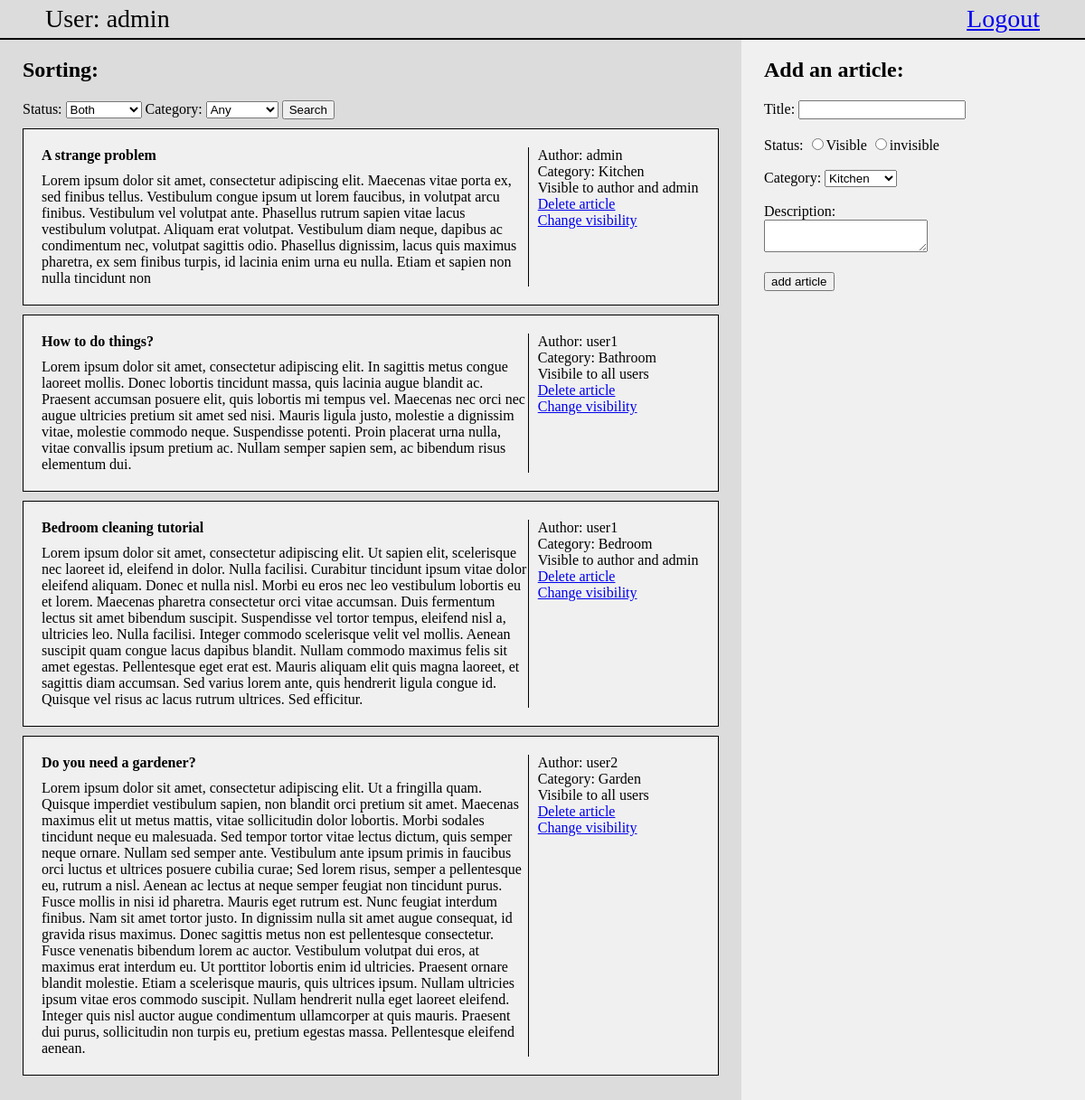
/index.php?login=1 (signed in), run on the app's committed database.
### tables this page shows
CREATE TABLE `articles` (
  `id` int(11) NOT NULL,
  `title` varchar(30) NOT NULL,
  `description` varchar(2500) NOT NULL,
  `status` enum('-1','1') DEFAULT NULL,
  `category_id` int(11) DEFAULT NULL,
  `author` varchar(16) DEFAULT NULL
);

CREATE TABLE `categories` (
  `id` int(11) NOT NULL,
  `name` varchar(30) NOT NULL
);

### classes/connect.php (called while the page is built)
<?php
    abstract class connect{
        private $host = 'localhost';
        private $user = 'root';
        private $pwd = '';
        private $db_name = 'articles';
        protected function connection(){
            try{
                $dsn ='mysql:host='.$this->host.';dbname='.$this->db_name;
                $pdo = new PDO($dsn, $this->user, $this->pwd);
                $pdo -> setAttribute(PDO::ATTR_DEFAULT_FETCH_MODE, PDO::FETCH_ASSOC);
                return $pdo;
            }
            catch(PDOException $e){
                echo "error ".$e->getMessage()."<br>";
                die();
            }
        }
    }
?>

### classes/articles.php (called while the page is built, shortened)
<?php
    require_once("connect.php");
    class articles extends connect{
        protected function getArticles($category, $status){
            $sql = "select `articles`.*, `categories`.`name` from `articles` inner join `categories` on `articles`.`category_id` = `categories`.`id`
            where `category_id` like ? and `status` like ? ";
            $stmt = $this->connection()->prepare($sql);
            if(!$stmt->execute([$category, $status])){
                header("location: ../index.php?error=stmtFail");
                exit();
            }
            $articles = $stmt->fetchAll();
            return $articles;
        }
    }
?>

### scripts/articles-show-script.php (called while the page is built)
<?php
    require_once('./classes/articles-view.php');
    function showArticles(){
        if(isset($_GET['status']) && isset($_GET['category'])){
            $status = $_GET['status'];
            $category = $_GET['category'];
            $showArticles = new articlesView($status, $category);
        }
        else{
            $showArticles = new articlesView('%','%');
        }
        $showArticles->showArticles();
    }
?>

### classes/categories.php (called while the page is built, shortened)
<?php
    require_once("connect.php");
    class categories extends connect{
        protected function queryAllCategories(){
            $sql = 'select * from `categories`';
            $stmt = $this->connection()->query($sql);
            $categories = $stmt->fetchAll();
            return $categories;
        }
    }
?>

### scripts/categories-show-script.php (called while the page is built)
<?php
    require_once('./classes/categories-view.php');
    function showCategories(){
        $categoriesShow = new categoriesView();
        $categoriesShow->displayCategories();
    }
?>

### classes/articles-view.php (the view, shortened to what this page needs)
<?php
    require_once('articles.php');
    class articlesView extends articles{
        private $status;
        private $category;
        function __construct($status, $category){
            $this->status = $status;
            $this->category = $category;
        }
        function showArticles(){
            $articles = $this->getArticles($this->category, $this->status);
            foreach($articles as $article){
                echo <<< articleHTML
                    <div class='article'>
                        <div class='article-content'>
                            <h4>$article[title]</h4>
                            $article[description]
                        </div>
                        <div class='article-utility'>
                            Author: $article[author]<br>
                            Category: $article[name]<br>
                articleHTML;
                if($article['status']==1){
                    echo "Visibile to all users<br>";
                }
                else{
                    echo "Visible to author and admin<br>";
                }
                if($article['author']===$_SESSION['login'] || $_SESSION['login']==='admin'){
                    echo "<a href='./scripts/article-delete-script.php?id=$article[id]'>Delete article</a><br>
                    <a href='./scripts/article-changeVisibility-script.php?id=$article[id]'>Change visibility</a>";
                }
                echo <<< articleHTML
                        </div>
                    </div>
                articleHTML;
            }
        }
    }
?>

### index.php (shortened to what this page needs)
<?php
    require_once("./scripts/categories-show-script.php");
    require_once('./scripts/articles-show-script.php');
?>
<!DOCTYPE html>
<html lang="en">
<head>
    <link rel='stylesheet' href='style.css'>
</head>
<body>
    <header>
        User: <?php echo $_SESSION['login']; ?>
        <a href='./scripts/logout-script.php'>Logout</a>
    </header>
    <div class='main'>
        <div class='articles'>
            <div class='sort-form'>
                <h2>Sorting: </h2>
                <form action='index.php' method='get'>
                    <label for='status'>Status:</label>
                    <select name='status'>
                        <option value='%'>Both</option>
                    </select>
                    <label for='category'>Category:</label>
                    <select name='category'>
                        <option value='%'>Any</option>
                        <?php showCategories(); ?>
                    </select>
                    <input type='submit' value='Search'>
                </form>
            </div>
            <?php
                showArticles();
            ?>
        </div>
        <div class='add-article-form'>
            <h2>Add an article:</h2>
            <form action='./scripts/article-add-script.php' method='post'>
                <label for='title'>Title:</label>
                <input type='text' minlength="3" maxlength= '30' name='title'><br><br>
                <label for='status'>Status:</label>
                <input type='radio' name='status' value='1'>Visible
                <input type='radio' name='status' value='-1'>invisible<br><br>
                <label for='category'>Category:</label>
                <select name='category'>
                    <?php showCategories(); ?>
                </select><br><br>
                <label for='description'>Description:</label><br>
                <textarea name='description' minlength="3" maxlength='2500'></textarea><br><br>
                <input type='submit' value='add article' name='submit'>
            </form>
        </div>
    </div>
</body>
</html>

### classes/categories-view.php (shortened to what this page needs)
<?php
    require_once('categories.php');
    class categoriesView extends categories{
        public function displayCategories(){
            $categories = $this->queryAllCategories();
            foreach($categories as $category){
                echo "<option value='$category[id]'>$category[name]</option>";
            }
        }
    }
?>

### style.css (style rules this page uses)
body { margin:0; }
header { display:flex; justify-content:space-between; padding: 5px 50px; font-size: 175%; background-color: rgb(220,220,220); border-bottom: solid black 2px; }
.main { display:flex; }
.articles { width:70%; background-color: rgb(220,220,220); padding: 0 25px 25px 25px; }
.add-article-form { width:30%; padding: 0 25px 25px 25px; background-color: rgb(240,240,240); }
.article { border: solid black 1px; padding: 20px 20px 20px 20px; margin: 10px 0px; background-color: rgb(240,240,240); display:flex; }
.article h4 { margin:0 0 10px 0; }
.article-content { width:75%; }
.article-utility { width:25%; padding-left: 10px; border-left: solid black 1px; }

### data on the page
articles: title "A strange problem", description "Lorem ipsum dolor sit amet, consectetur adipiscing elit. Maecenas vitae porta ex, sed finibus tellus. Vestibulum congue ipsum ut lorem faucibus, in volutpat arcu finibus. Vestibulum vel volutpat ante. Phasellus rutrum sapien vitae lacus vestibulum volutpat. Aliquam erat volutpat. Vestibulum diam neque, dapibus ac condimentum nec, volutpat sagittis odio. Phasellus dignissim, lacus quis maximus pharetra, ex sem finibus turpis, id lacinia enim urna eu nulla. Etiam et sapien non nulla tincidunt non", author "admin", category.name "Kitchen", status "Visible to author and admin"
articles: title "How to do things?", description "Lorem ipsum dolor sit amet, consectetur adipiscing elit. In sagittis metus congue laoreet mollis. Donec lobortis tincidunt massa, quis lacinia augue blandit ac. Praesent accumsan posuere elit, quis lobortis mi tempus vel. Maecenas nec orci nec augue ultricies pretium sit amet sed nisi. Mauris ligula justo, molestie a dignissim vitae, molestie commodo neque. Suspendisse potenti. Proin placerat urna nulla, vitae convallis ipsum pretium ac. Nullam semper sapien sem, ac bibendum risus elementum dui.", author "user1", category.name "Bathroom", status "Visibile to all users"
articles: title "Bedroom cleaning tutorial", description "Lorem ipsum dolor sit amet, consectetur adipiscing elit. Ut sapien elit, scelerisque nec laoreet id, eleifend in dolor. Nulla facilisi. Curabitur tincidunt ipsum vitae dolor eleifend aliquam. Donec et nulla nisl. Morbi eu eros nec leo vestibulum lobortis eu et lorem. Maecenas pharetra consectetur orci vitae accumsan. Duis fermentum lectus sit amet bibendum suscipit. Suspendisse vel tortor tempus, eleifend nisl a, ultricies leo. Nulla facilisi. Integer commodo scelerisque velit vel mollis. Aenean suscipit quam congue lacus dapibus blandit. Nullam commodo maximus felis sit amet egestas. Pellentesque eget erat est. Mauris aliquam elit quis magna laoreet, et sagittis diam accumsan. Sed varius…", author "user1", category.name "Bedroom", status "Visible to author and admin"
articles: title "Do you need a gardener?", description "Lorem ipsum dolor sit amet, consectetur adipiscing elit. Ut a fringilla quam. Quisque imperdiet vestibulum sapien, non blandit orci pretium sit amet. Maecenas maximus elit ut metus mattis, vitae sollicitudin dolor lobortis. Morbi sodales tincidunt neque eu malesuada. Sed tempor tortor vitae lectus dictum, quis semper neque ornare. Nullam sed semper ante. Vestibulum ante ipsum primis in faucibus orci luctus et ultrices posuere cubilia curae; Sed lorem risus, semper a pellentesque eu, rutrum a nisl. Aenean ac lectus at neque semper feugiat non tincidunt purus. Fusce mollis in nisi id pharetra. Mauris eget rutrum est. Nunc feugiat interdum finibus. Nam sit amet tortor justo. In dignissim nulla…", author "user2", category.name "Garden", status "Visibile to all users"

### other printed values
$_SESSION['login'] "admin"
form field category "Kitchen"
